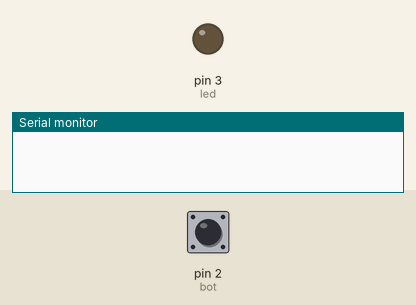
The sketch below on a simulated Arduino Uno, built with avr-gcc and run on an emulated ATmega328P. Parts: output pins drawn as LEDs (lit = HIGH), the last lines printed to the serial monitor. The test bench sets the inputs (shaded band); at power-on: pin 2 (bot) LOW.

Above: at 1.2 s.
1.3 s: pin 2 (bot) pulled HIGH for 0.15 s
At 1.37 s:
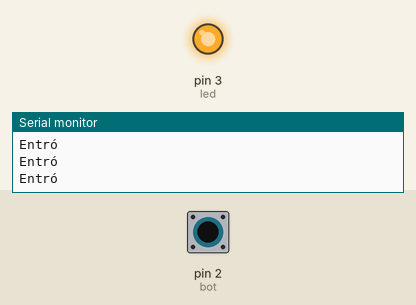
2.9 s: pin 2 (bot) pulled HIGH for 3.2 s
At 7.0 s:
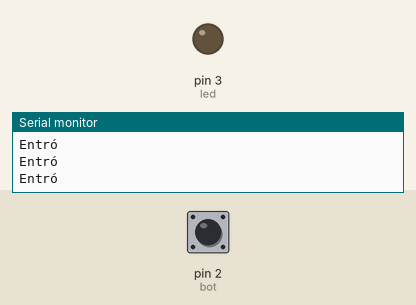
Timing chart, 0 to 8.5 s (numbered marks = the images above; inputs shaded):
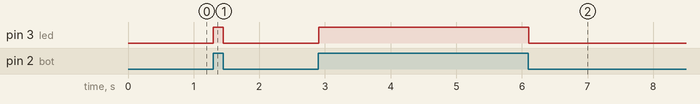

Measured:
- after the input at 1.3 s, pin 3 (led): LOW → HIGH at once, → LOW 0.15 s later
- after the input at 2.9 s, pin 3 (led): LOW → HIGH at once, → LOW 3.2 s later

The sketch:

Taller-PushButton.ino
```cpp
// (licence header left out)
// ---- Variables
int
  led = 3,   // Puerto utilizado para el led
  bot = 2;   // Puerto utilizado por el botón

void setup() {
  pinMode(bot, INPUT);
  pinMode(led, OUTPUT);
  Serial.begin(9600);
}  // setup

void loop() {
  if (digitalRead(bot) == HIGH) {
    digitalWrite(led, HIGH);
    Serial.println("Entró");
  } else {
    digitalWrite(led, LOW);
  }
  // Se agrega un tiempo de espera para mejorar
  // la simulación.
  delay(10);
}  // loop
```
